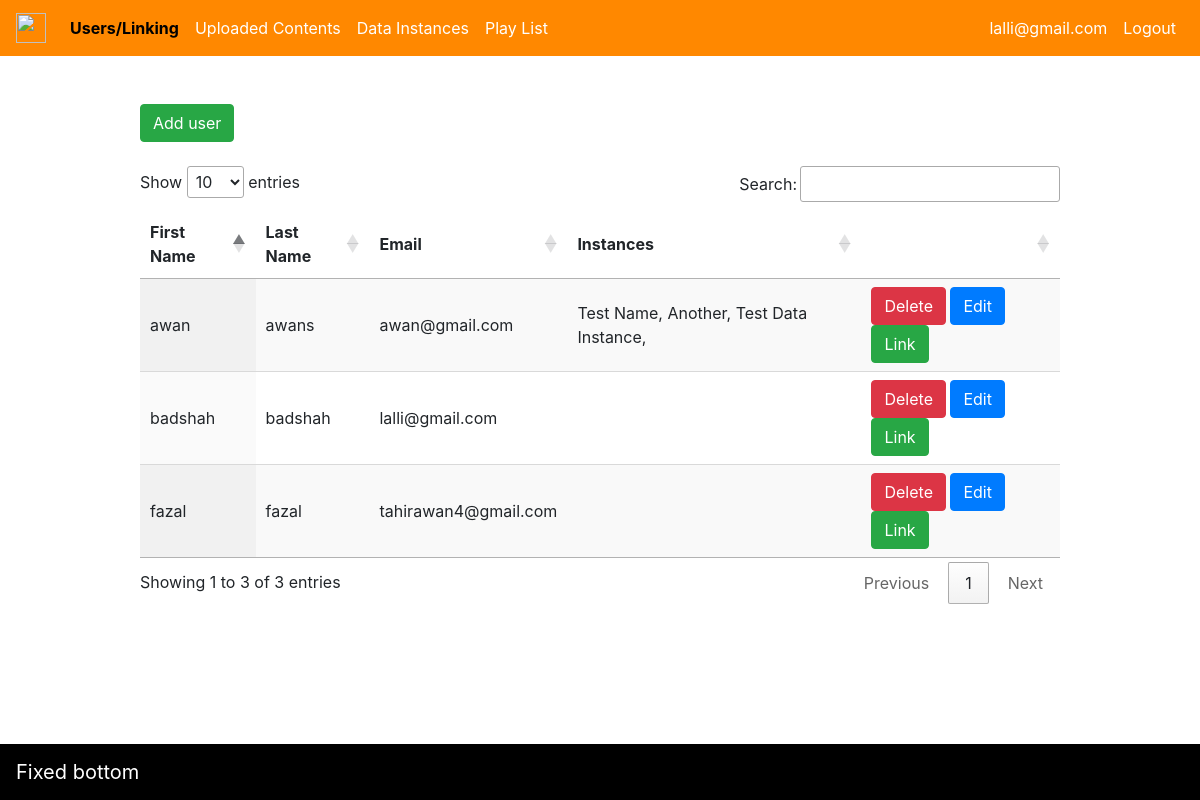
/platform_users (signed in), run on an earlier commit of the app's database.
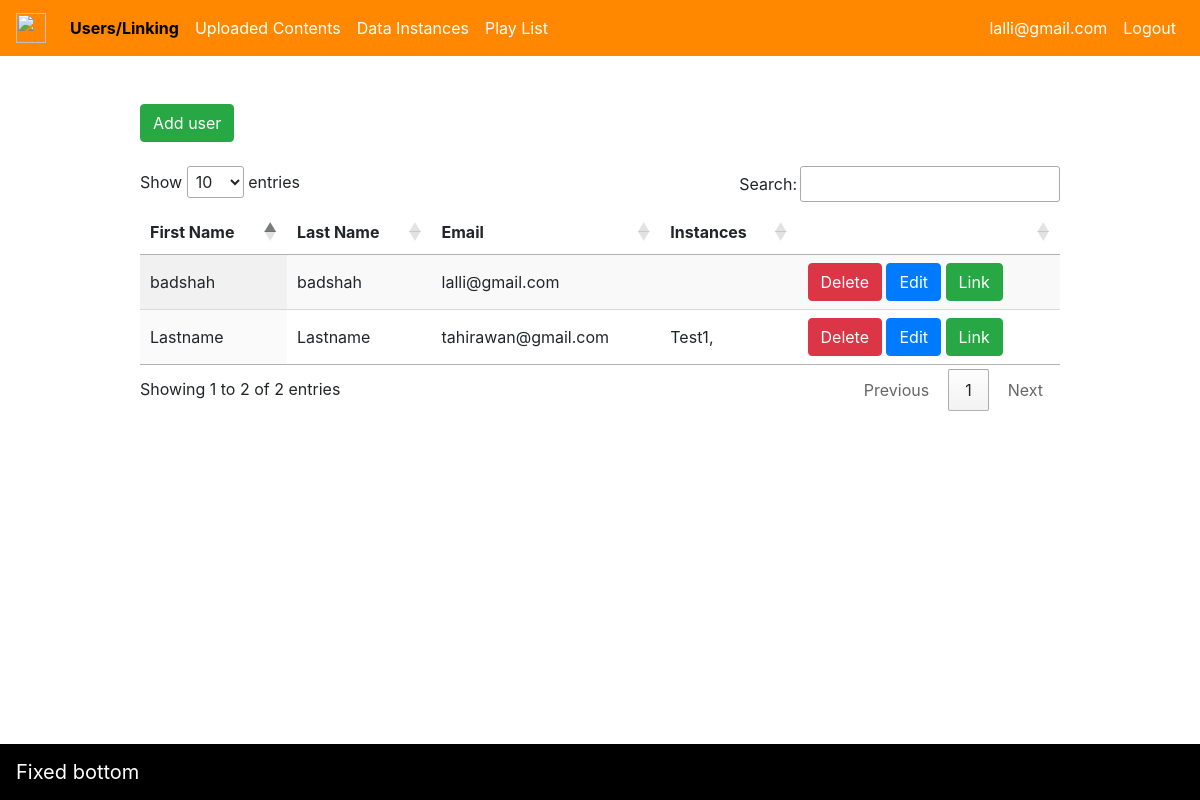
And on a later commit of the database.
### project/models.py (models this page shows, shortened)
class User(UserMixin, db.Model):
    id = db.Column(db.Integer, primary_key=True)  # primary keys are required by SQLAlchemy
    email = db.Column(db.String(100), unique=True)
    password = db.Column(db.String(100))
    first_name = db.Column(db.String(1000))
    last_name = db.Column(db.String(1000))
    data_instances = db.relationship("DataInstance",
                                     secondary=user_data_instances_table)
    role = db.Column(db.Integer, db.ForeignKey('role.id'))
    def get_user_role(self):
        role = Role.query.filter_by(id=self.role).first()
        if role:
            return role.name
        return None

class DataInstance(db.Model):
    id = db.Column(db.Integer, primary_key=True)  # primary keys are required by SQLAlchemy
    name = db.Column(db.String(200))
    description = db.Column(db.String(1000))
    data_type = db.Column(db.String(200))
    scale_param = db.Column(db.String(200))
    ffmpeg_params = db.Column(db.String(1000))

### project/main.py (the view)
@app.route('/platform_users', methods=['GET', 'POST'])
@login_required
def platform_users():
    if current_user.get_user_role() != 'admin':
        return redirect(url_for('data_instances'))
    users = User.query.all()
    data_instances = DataInstance.query.all()
    return render_template('platform_users.html', platform_users='active', users=users, data_instances=data_instances)

### project/__init__.py (called while the page is built)
@login_manager.user_loader
def load_user(user_id):
    return User.query.get(int(user_id))

### project/templates/platform_users.html (shortened to what this page needs)
{% extends "base.html" %}
{% block content %}
    <br>
    <br>
    <a href="{{ url_for('add_user') }}" class="btn btn-success">Add user</a>
    <br>
    <br>
    <table id="table_id" class="display">
        <thead>
        <tr>
            <th>First Name</th>
            <th>Last Name</th>
            <th>Email</th>
            <th>Instances</th>
            <th></th>
        </tr>
        </thead>
        <tbody>
        {% for user in users %}
            <tr>
                <td>{{ user.first_name }}</td>
                <td>{{ user.last_name }}</td>
                <td>{{ user.email }}</td>
                <td>{% for instance in user.data_instances %}{{ instance.name }}, {% endfor %}</td>
                <td><a href="{{ url_for('delete_user', id=user.id) }}" class="btn btn-danger">Delete</a> <a
                        href="{{ url_for('edit_user', id=user.id) }}"
                        class="btn btn-primary">Edit</a>
                    <button type="button" class="btn btn-success" data-toggle="modal"
                            data-target="#linking_modal_{{ user.id }}">
                        Link
                    </button>
                </td>
            </tr>
        {% endfor %}
        </tbody>
    </table>
{% endblock %}

### project/templates/base.html (shortened to what this page needs)
<!DOCTYPE html>
<html>
<head>
    <link rel="stylesheet" href="https://stackpath.bootstrapcdn.com/bootstrap/4.3.1/css/bootstrap.min.css"
>
    <link rel="stylesheet" type="text/css" href="https://cdn.datatables.net/1.10.19/css/jquery.dataTables.css">
</head>
<body>
<nav class="navbar navbar-light navbar-expand-lg warning-color-dark sticky-top "
     style="background-color: #F80!important;">
    <a class="navbar-brand" href="#">
        <img src="https://getbootstrap.com/docs/4.1/assets/brand/bootstrap-solid.svg" width="30" height="30"
             class="d-inline-block align-top"
             alt="">
    </a>
    <div class="collapse navbar-collapse" id="navbarNavDropdown">
        <ul class="navbar-nav mr-auto">
            {% if current_user.is_authenticated %}
                {% if current_user.get_user_role() == 'admin' %}
                    <li class="nav-item">
                        <a class="nav-link {{ platform_users }}"
                           href="{{ url_for('platform_users') }}">Users/Linking</a>
                    </li>
                {% endif %}
                <li class="nav-item">
                    <a class="nav-link {{ uploaded_contents }}" href="{{ url_for('uploaded_contents') }}">Uploaded
                        Contents</a>
                </li>
                <li class="nav-item">
                    <a class="nav-link {{ data_instance }}" href="{{ url_for('data_instances') }}">Data Instances
                    </a>
                </li>
                <li class="nav-item">
                    <a class="nav-link " href="{{ url_for('playlist') }}" target="_blank">Play
                        List</a>
                </li>
            {% endif %}
        </ul>
        <ul class="navbar-nav">
            {% if current_user.is_authenticated %}
                <li class="nav-item">
                    <a class="nav-link {{ profile }}" href="{{ url_for('profile') }}">{{ current_user.email }}</a>
                </li>
                <li class="nav-item">
                    <a class="nav-link" href="{{ url_for('logout') }}">Logout</a>
                </li>
            {% endif %}
        </ul>
    </div>
</nav>
<div class="container">
    <div class="row">
        <div class="col-1"></div>
        <div class="col-10">
            {% block content %}
            {% endblock %}
        </div>
        <div class="col-1"></div>
    </div>
</div>
<nav class="navbar fixed-bottom navbar-light bg-light" style="background-color: black !important;">
    <a class="navbar-brand" href="#">Fixed bottom</a>
</nav>
</body>
</html>

What changed in the data, as far as the page shows it:
removed User: first_name "fazal", last_name "fazal", email "tahirawan4@gmail.com"
removed DataInstance: name "Test Data Instance", shown under User "awan"
changed User: loses DataInstance (name "Another"); first_name "awan" → "Lastname"; last_name "awans" → "Lastname"; email "awan@gmail.com" → "tahirawan@gmail.com"
changed DataInstance: name "Test Name" → "Test1"
Also different on the page:
text written by a page script: "Show entries Search: Showing 1 to 3 of 3 entries Previous 1 Next" → "Show entries Search: Showing 1 to 2 of 2 entries Previous 1 Next"
